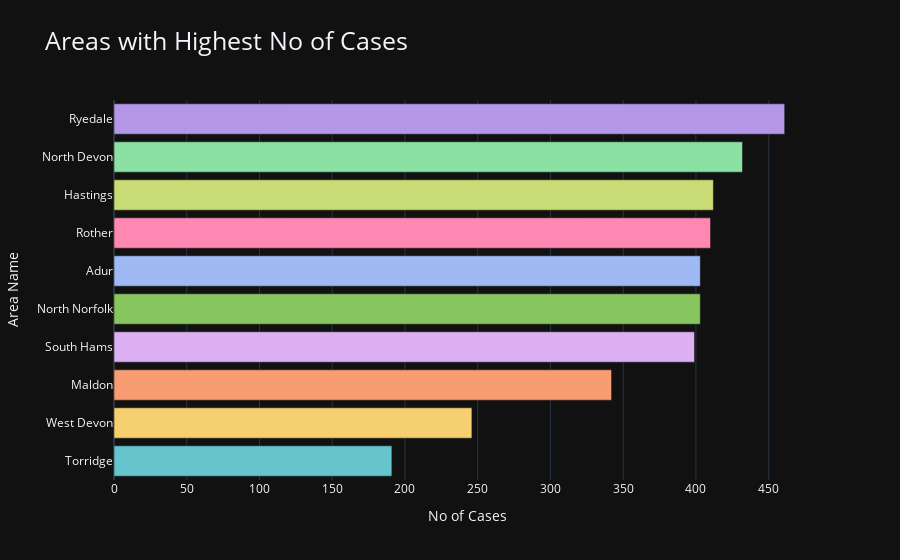

Notebook cell for this chart:
### Code cell
# Interactive Graph
palette = colors.qualitative.Pastel

fig = go.Figure(data=go.Bar(y=Highest_cases['areaName'], x=Highest_cases['Total_cases'], orientation='h',marker=dict(color=palette)))

fig.update_layout(
    template="plotly_dark",
    title="Areas with Highest No of Cases",
    xaxis_title="No of Cases",
    yaxis_title="Area Name",
    title_font_size=25,

)

fig.show()

### Figure 1 — Plotly figure (JSON) as saved in the notebook; plotly's stock layout.template omitted (floating-point values rounded to 4 significant figures)
{"data": [{"marker": {"color": ["rgb(102, 197, 204)", "rgb(246, 207, 113)", "rgb(248, 156, 116)", "rgb(220, 176, 242)", "rgb(135, 197, 95)", "rgb(158, 185, 243)", "rgb(254, 136, 177)", "rgb(201, 219, 116)", "rgb(139, 224, 164)", "rgb(180, 151, 231)", "rgb(179, 179, 179)"]}, "orientation": "h", "type": "bar", "x": [191, 246, 342, 399, 403, 403, 410, 412, 432, 461], "y": ["Torridge", "West Devon", "Maldon", "South Hams", "North Norfolk", "Adur", "Rother", "Hastings", "North Devon", "Ryedale"]}], "layout": {"title": {"font": {"size": 25}, "text": "Areas with Highest No of Cases"}, "xaxis": {"title": {"text": "No of Cases"}}, "yaxis": {"title": {"text": "Area Name"}}}}
